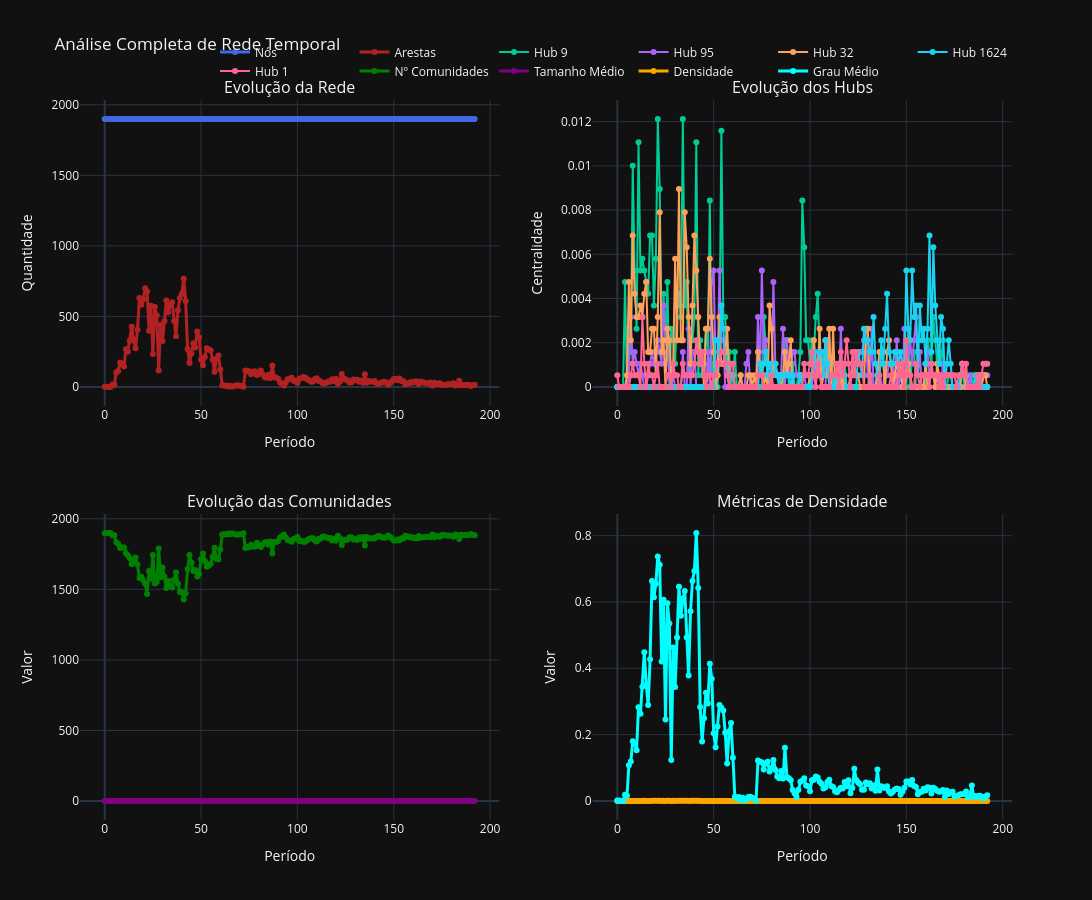

Source (notebook cell):
### Code cell
import pandas as pd
import plotly.express as px
import plotly.graph_objects as go
from plotly.subplots import make_subplots

def plot_interactive_evolution():
    """Visualização interativa corrigida para análise de redes temporais"""
    try:
        # Carregar dados
        network_df = pd.read_csv('network_evolution_data.csv')
        hubs_df = pd.read_csv('hub_evolution_data.csv')
        communities_df = pd.read_csv('community_evolution_data.csv')
    except FileNotFoundError:
        print("Arquivos não encontrados. Execute primeiro as etapas de análise.")
        return

    # Criar figura com subplots
    fig = make_subplots(
        rows=2, cols=2,
        subplot_titles=(
            'Evolução da Rede', 
            'Evolução dos Hubs',
            'Evolução das Comunidades',
            'Métricas de Densidade'
        ),
        specs=[[{"type": "scatter"}, {"type": "scatter"}],
               [{"type": "scatter"}, {"type": "scatter"}]],
        vertical_spacing=0.15,
        horizontal_spacing=0.1
    )

    # Gráfico 1: Evolução da rede
    fig.add_trace(go.Scatter(
        x=network_df['period'], 
        y=network_df['num_nodes'],
        name='Nós',
        line=dict(color='royalblue', width=3),
        mode='lines+markers'
    ), row=1, col=1)

    fig.add_trace(go.Scatter(
        x=network_df['period'], 
        y=network_df['num_edges'],
        name='Arestas',
        line=dict(color='firebrick', width=3),
        mode='lines+markers'
    ), row=1, col=1)

    # Gráfico 2: Evolução dos hubs
    for col in hubs_df.columns:
        if col != 'period' and 'hub_' in col:
            fig.add_trace(go.Scatter(
                x=hubs_df['period'], 
                y=hubs_df[col],
                name=f'Hub {col.split("_")[1]}',
                mode='lines+markers',
                showlegend=True
            ), row=1, col=2)

    # Gráfico 3: Evolução das comunidades
    fig.add_trace(go.Scatter(
        x=communities_df['period'], 
        y=communities_df['num_communities'],
        name='Nº Comunidades',
        line=dict(color='green', width=3),
        mode='lines+markers'
    ), row=2, col=1)

    fig.add_trace(go.Scatter(
        x=communities_df['period'], 
        y=communities_df['avg_community_size'],
        name='Tamanho Médio',
        line=dict(color='purple', width=3),
        mode='lines+markers'
    ), row=2, col=1)

    # Gráfico 4: Densidade e grau médio
    fig.add_trace(go.Scatter(
        x=network_df['period'], 
        y=network_df['density'],
        name='Densidade',
        line=dict(color='orange', width=3),
        mode='lines+markers'
    ), row=2, col=2)

    fig.add_trace(go.Scatter(
        x=network_df['period'], 
        y=network_df['avg_degree'],
        name='Grau Médio',
        line=dict(color='cyan', width=3),
        mode='lines+markers'
    ), row=2, col=2)

    # Atualizar layout
    fig.update_layout(
        title_text='Análise Completa de Rede Temporal',
        height=900,
        width=1200,
        template='plotly_dark',
        hovermode='x unified',
        legend=dict(orientation="h", yanchor="bottom", y=1.02, xanchor="right", x=1)
    )
    
    # Atualizar eixos
    fig.update_xaxes(title_text='Período', row=1, col=1)
    fig.update_yaxes(title_text='Quantidade', row=1, col=1)
    fig.update_xaxes(title_text='Período', row=1, col=2)
    fig.update_yaxes(title_text='Centralidade', row=1, col=2)
    fig.update_xaxes(title_text='Período', row=2, col=1)
    fig.update_yaxes(title_text='Valor', row=2, col=1)
    fig.update_xaxes(title_text='Período', row=2, col=2)
    fig.update_yaxes(title_text='Valor', row=2, col=2)

    fig.show()
    return fig

_ = plot_interactive_evolution()

### Figure 1 — Plotly figure (JSON) as saved in the notebook; plotly's stock layout.template omitted (floating-point values rounded to 4 significant figures; data arrays with more than 128 entries replaced by an {"elided": "..."} marker saying what was removed)
{"data": [{"line": {"color": "royalblue", "width": 3}, "mode": "lines+markers", "name": "Nós", "type": "scatter", "x": {"elided": "193 int values"}, "xaxis": "x", "y": {"elided": "193 int values"}, "yaxis": "y"}, {"line": {"color": "firebrick", "width": 3}, "mode": "lines+markers", "name": "Arestas", "type": "scatter", "x": {"elided": "193 int values"}, "xaxis": "x", "y": {"elided": "193 int values"}, "yaxis": "y"}, {"mode": "lines+markers", "name": "Hub 9", "showlegend": true, "type": "scatter", "x": {"elided": "193 int values"}, "xaxis": "x2", "y": {"elided": "193 float values"}, "yaxis": "y2"}, {"mode": "lines+markers", "name": "Hub 95", "showlegend": true, "type": "scatter", "x": {"elided": "193 int values"}, "xaxis": "x2", "y": {"elided": "193 float values"}, "yaxis": "y2"}, {"mode": "lines+markers", "name": "Hub 32", "showlegend": true, "type": "scatter", "x": {"elided": "193 int values"}, "xaxis": "x2", "y": {"elided": "193 float values"}, "yaxis": "y2"}, {"mode": "lines+markers", "name": "Hub 1624", "showlegend": true, "type": "scatter", "x": {"elided": "193 int values"}, "xaxis": "x2", "y": {"elided": "193 float values"}, "yaxis": "y2"}, {"mode": "lines+markers", "name": "Hub 1", "showlegend": true, "type": "scatter", "x": {"elided": "193 int values"}, "xaxis": "x2", "y": {"elided": "193 float values"}, "yaxis": "y2"}, {"line": {"color": "green", "width": 3}, "mode": "lines+markers", "name": "Nº Comunidades", "type": "scatter", "x": {"elided": "193 int values"}, "xaxis": "x3", "y": {"elided": "193 int values"}, "yaxis": "y3"}, {"line": {"color": "purple", "width": 3}, "mode": "lines+markers", "name": "Tamanho Médio", "type": "scatter", "x": {"elided": "193 int values"}, "xaxis": "x3", "y": {"elided": "193 float values"}, "yaxis": "y3"}, {"line": {"color": "orange", "width": 3}, "mode": "lines+markers", "name": "Densidade", "type": "scatter", "x": {"elided": "193 int values"}, "xaxis": "x4", "y": {"elided": "193 float values"}, "yaxis": "y4"}, {"line": {"color": "cyan", "width": 3}, "mode": "lines+markers", "name": "Grau Médio", "type": "scatter", "x": {"elided": "193 int values"}, "xaxis": "x4", "y": {"elided": "193 float values"}, "yaxis": "y4"}], "layout": {"annotations": [{"font": {"size": 16}, "showarrow": false, "text": "Evolução da Rede", "x": 0.225, "xanchor": "center", "xref": "paper", "y": 1, "yanchor": "bottom", "yref": "paper"}, {"font": {"size": 16}, "showarrow": false, "text": "Evolução dos Hubs", "x": 0.775, "xanchor": "center", "xref": "paper", "y": 1, "yanchor": "bottom", "yref": "paper"}, {"font": {"size": 16}, "showarrow": false, "text": "Evolução das Comunidades", "x": 0.225, "xanchor": "center", "xref": "paper", "y": 0.425, "yanchor": "bottom", "yref": "paper"}, {"font": {"size": 16}, "showarrow": false, "text": "Métricas de Densidade", "x": 0.775, "xanchor": "center", "xref": "paper", "y": 0.425, "yanchor": "bottom", "yref": "paper"}], "height": 900, "hovermode": "x unified", "legend": {"orientation": "h", "x": 1, "xanchor": "right", "y": 1.02, "yanchor": "bottom"}, "title": {"text": "Análise Completa de Rede Temporal"}, "width": 1200, "xaxis": {"anchor": "y", "domain": [0, 0.45], "title": {"text": "Período"}}, "xaxis2": {"anchor": "y2", "domain": [0.55, 1], "title": {"text": "Período"}}, "xaxis3": {"anchor": "y3", "domain": [0, 0.45], "title": {"text": "Período"}}, "xaxis4": {"anchor": "y4", "domain": [0.55, 1], "title": {"text": "Período"}}, "yaxis": {"anchor": "x", "domain": [0.575, 1], "title": {"text": "Quantidade"}}, "yaxis2": {"anchor": "x2", "domain": [0.575, 1], "title": {"text": "Centralidade"}}, "yaxis3": {"anchor": "x3", "domain": [0, 0.425], "title": {"text": "Valor"}}, "yaxis4": {"anchor": "x4", "domain": [0, 0.425], "title": {"text": "Valor"}}}}
